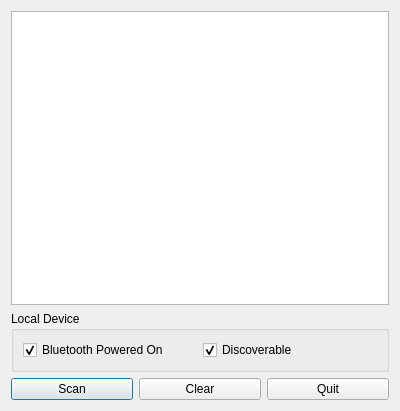
<?xml version="1.0" encoding="UTF-8"?>
<ui version="4.0">
 <class>DeviceDiscovery</class>
 <widget class="QDialog" name="DeviceDiscovery">
  <property name="geometry">
   <rect>
    <x>0</x>
    <y>0</y>
    <width>400</width>
    <height>411</height>
   </rect>
  </property>
  <property name="windowTitle">
   <string>Bluetooth Scanner</string>
  </property>
  <layout class="QVBoxLayout" name="verticalLayout">
   <item>
    <widget class="QListWidget" name="list"/>
   </item>
   <item>
    <widget class="QGroupBox" name="groupBox">
     <property name="title">
      <string>Local Device</string>
     </property>
     <layout class="QHBoxLayout" name="horizontalLayout_2">
      <item>
       <widget class="QCheckBox" name="power">
        <property name="text">
         <string>Bluetooth Powered On</string>
        </property>
        <property name="checked">
         <bool>true</bool>
        </property>
       </widget>
      </item>
      <item>
       <widget class="QCheckBox" name="discoverable">
        <property name="text">
         <string>Discoverable</string>
        </property>
        <property name="checked">
         <bool>true</bool>
        </property>
       </widget>
      </item>
     </layout>
    </widget>
   </item>
   <item>
    <layout class="QHBoxLayout" name="horizontalLayout">
     <item>
      <widget class="QPushButton" name="scan">
       <property name="text">
        <string>Scan</string>
       </property>
      </widget>
     </item>
     <item>
      <widget class="QPushButton" name="clear">
       <property name="text">
        <string>Clear</string>
       </property>
      </widget>
     </item>
     <item>
      <widget class="QPushButton" name="quit">
       <property name="text">
        <string>Quit</string>
       </property>
      </widget>
     </item>
    </layout>
   </item>
  </layout>
 </widget>
 <resources/>
 <connections>
  <connection>
   <sender>quit</sender>
   <signal>clicked()</signal>
   <receiver>DeviceDiscovery</receiver>
   <slot>accept()</slot>
   <hints>
    <hint type="sourcelabel">
     <x>323</x>
     <y>275</y>
    </hint>
    <hint type="destinationlabel">
     <x>396</x>
     <y>268</y>
    </hint>
   </hints>
  </connection>
  <connection>
   <sender>clear</sender>
   <signal>clicked()</signal>
   <receiver>list</receiver>
   <slot>clear()</slot>
   <hints>
    <hint type="sourcelabel">
     <x>188</x>
     <y>276</y>
    </hint>
    <hint type="destinationlabel">
     <x>209</x>
     <y>172</y>
    </hint>
   </hints>
  </connection>
 </connections>
</ui>
